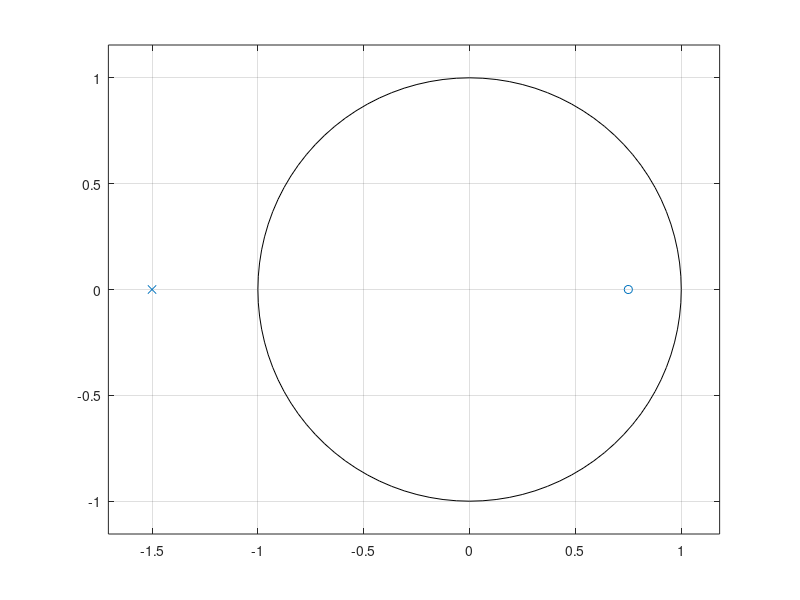

This chart was generated by the following MATLAB code: (Note: this script raises an error after producing the figure.)
%ECE579HW7
T=0.25;
w=3;
z=exp(i*w*T);

%%
%Forward rule
num=[10 -7.5];
den=[1 1.5];
zplane(num,den);
HZ1=tf(num,den);
a=evalfr(HZ1,z);
phase=(180/pi)*angle(a);

%%
%Backward rule
num=[12.5 -10];
den=[3.5 -1];
zplane(num,den)
HZ2=tf(num,den);
a=evalfr(HZ2,z);
phase=(180/pi)*angle(a)


%%
%Bilinear
num=[22.5 -17.5];
den=[4.5 0.5];
zplane(num,den)
HZ3=tf(num,den);
a=evalfr(HZ3,z);
phase=(180/pi)*angle(a)

%%
%Bilinear with prewarping
num=[3.394 -2.6064];
den=[0.694 0.09363];
zplane(num,den)
HZ4=tf(num,den);
a=evalfr(HZ4,z);
phase=(180/pi)*angle(a)

%%
%Zero pole mapping
num=4.15*[1 -0.7788];
den=[1 -0.082085];
zplane(num,den)
HZ5=tf(num,den);
a=evalfr(HZ5,z);
phase=(180/pi)*angle(a)

%%
%zero order hold
num=[10 -9.082085];
den=[1 -0.082085];
zplane(num,den)
HZ6=tf(num,den);
a=evalfr(HZ6,z);
phase=(180/pi)*angle(a)

%%
%first order hold
num=[21.52247 -16.933];
den=[5 -0.410425];
zplane(num,den)
HZ7=tf(num,den);
a=evalfr(HZ7,z);
phase=(180/pi)*angle(a)

%%
T=0.25;
w=3;
snum=[1 1];
sden=[0.1 1];
[A,B,C,D]=tf2ss(snum,sden);
sysb=ss(A,B,C,D);%bilin

sysc=tf(snum,sden);%c2d

sys1=bilin(sysb,1,'FwdRec',T)
sys2=bilin(sysb,1,'BwdRec',T)
sys3=c2d(sysc,T,'tustin')
sys4=c2d(sysc,T,'prewarp',2*pi/w)
sys5=c2d(sysc,T,'matched')
sys6=c2d(sysc,T,'zoh')
sys7=c2d(sysc,T,'foh')

ww=logspace(-1,2,50);
bode(sys,sys1,sys2,sys3,sys4,sys5,sys6,sys7,ww);grid on;
legend('Continuous','Forward','Backward','Bilinear','Prewarp','Zero-Pole mapping','Zero order','First order','Location','SouthWest')
